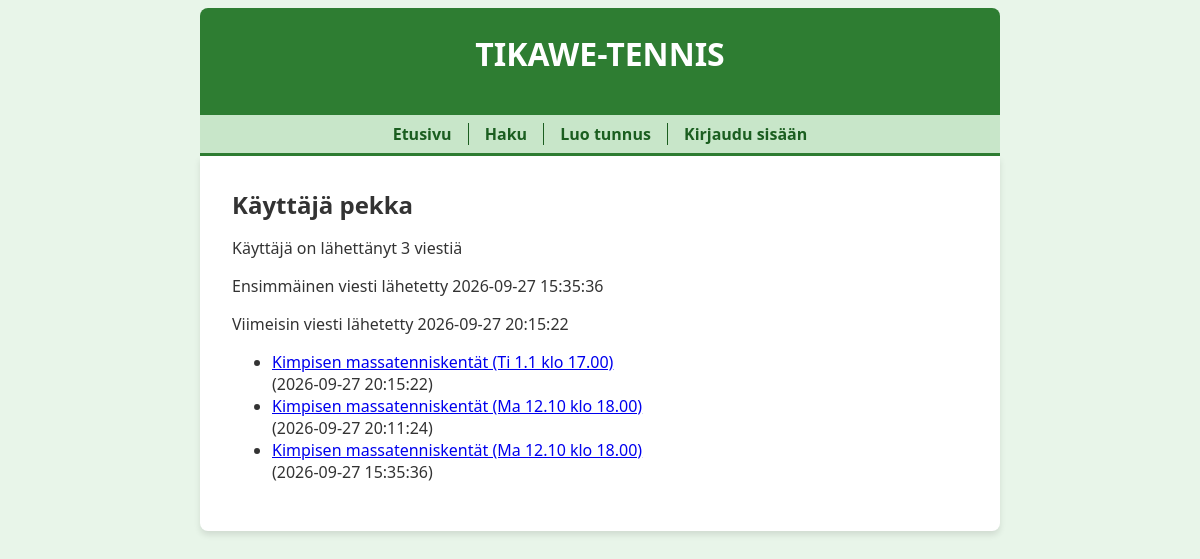
The page /user/1 on the database as committed earlier.
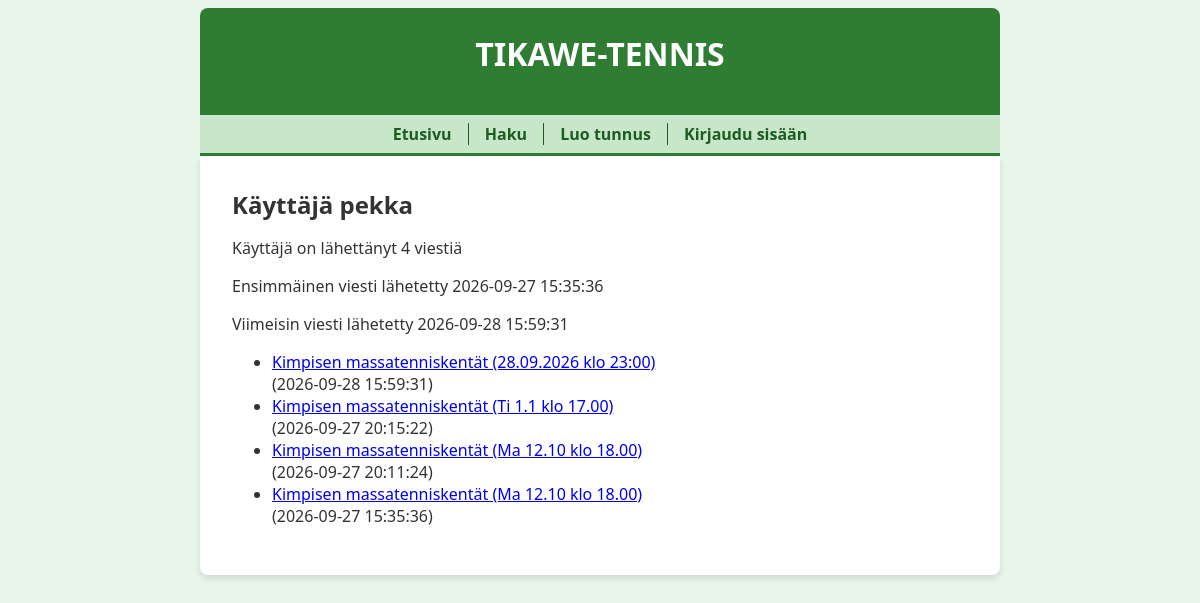
The same page on the database as committed later.
### tables this page shows
CREATE TABLE messages (
    id INTEGER PRIMARY KEY,
    content TEXT,
    sent_at TEXT,
    user_id INTEGER REFERENCES users,
    thread_id INTEGER REFERENCES threads,
    status INTEGER DEFAULT 1
);

### app.py (the view)
@app.route("/user/<int:user_id>")
def show_user(user_id):
    user = users.get_user(user_id)
    if not user:
        abort(404)
    messages = users.get_messages(user_id)
    return render_template("user.html", user=user, messages=messages)

### app.py (called while the page is built)
@app.before_request
def before_request():
    g.start_time = time.time()

@app.after_request
def after_request(response):
    elapsed_time = round(time.time() - g.start_time, 2)
    print("elapsed time:", elapsed_time, "s")
    return response

### db.py (called while the page is built)
def get_connection():
    con = sqlite3.connect("database.db")
    con.execute("PRAGMA foreign_keys = ON")
    con.row_factory = sqlite3.Row
    return con

def query(sql, params=[]):
    con = get_connection()
    result = con.execute(sql, params).fetchall()
    con.close()
    return result

### users.py (called while the page is built)
def get_user(user_id):
    sql = """SELECT id, username, image IS NOT NULL as has_image
             FROM users
             WHERE id = ?"""
    result = db.query(sql, [user_id])
    return result[0] if result else None

def get_messages(user_id):
    sql = """SELECT m.id, m.thread_id,
                    t.pelipaikka || ' (' || t.peliaika || ')' as thread_title,
                    m.sent_at
             FROM threads t, messages m
             WHERE t.id = m.thread_id AND m.user_id = ? AND m.status = 1
             ORDER BY m.sent_at DESC"""
    return db.query(sql, [user_id])

### templates/user.html (shortened to what this page needs)
{% extends "layout.html" %}
{% block content %}
  <h2>Käyttäjä {{ user.username }}</h2>
  <p>Käyttäjä on lähettänyt {{ messages | count }} viestiä</p>
  {% if messages %}
  <p>Ensimmäinen viesti lähetetty {{ messages[-1].sent_at }}</p>
  <p>Viimeisin viesti lähetetty {{ messages[0].sent_at }}</p>
  <ul>
  {% for message in messages %}
    <li>
      <a href="/thread/{{ message.thread_id }}#{{ message.id }}">
        {{ message.thread_title }}
      </a>
      <br />
      ({{ message.sent_at }})
    </li>
  {% endfor %}
  </ul>
  {% endif %}
{% endblock %}

Rows that differ between the two databases and show on the page:
added messages: sent_at "2026-09-28 15:59:31", thread_title "Kimpisen massatenniskentät (28.09.2026 klo 23:00)"
Other text that changed with them:
{{ messages | count }}: "3" → "4"
{{ messages[0].sent_at }}: "2026-09-27 20:15:22" → "2026-09-28 15:59:31"
